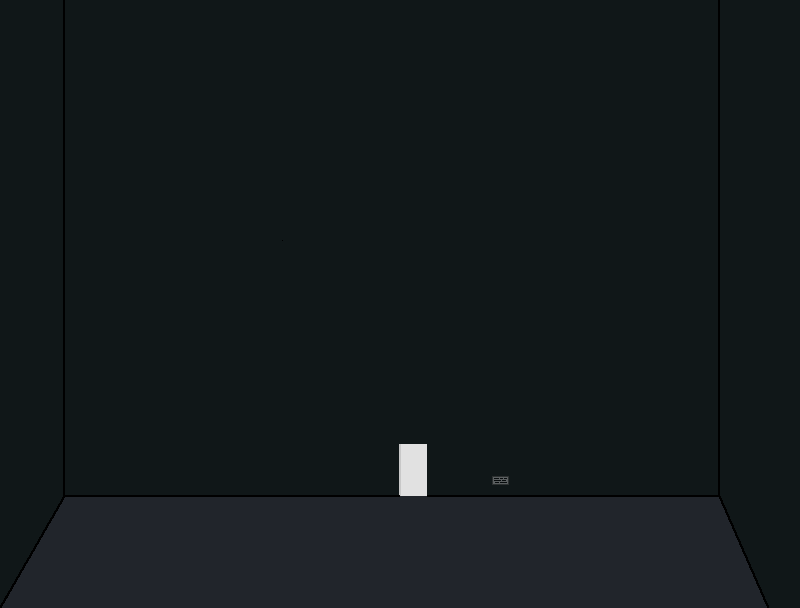

A 2D game scene composited from a Tiled map and its tileset images. What follows is a short description and the map's XML, with each tile layer's data collapsed to a summary:
An orthogonal 50x38 tile map with 16x16 px tiles, 1 tile layer (Tile Layer 1) and 7 objects (4x door, 3x sign).

<map version="1.0" orientation="orthogonal" renderorder="right-down" width="50" height="38" tilewidth="16" tileheight="16" nextobjectid="46">
 <tileset firstgid="1" name="viewingHorse" tilewidth="16" tileheight="16">
  <image source="viewingHorse.png" width="800" height="608" />
 </tileset>
 <layer name="Tile Layer 1" width="50" height="38">
  <data>[1900 cells, 1900 non-empty, 1900 distinct tile ids]</data>
 </layer>
 <objectgroup name="Object Layer 1">
  <object id="26" name="door" gid="1526" x="400" y="496" width="16" height="16">
   <properties>
    <property name="targetTilemap" value="viewing2" />
    <property name="type" value="door" />
   </properties>
  </object>
  <object id="27" name="door" gid="1527" x="416" y="496" width="16" height="16">
   <properties>
    <property name="targetTilemap" value="viewing2" />
    <property name="type" value="door" />
   </properties>
  </object>
  <object id="28" name="door" gid="1477" x="416" y="496" width="16" height="16">
   <properties>
    <property name="targetTilemap" value="viewing2" />
    <property name="type" value="door" />
   </properties>
  </object>
  <object id="29" name="door" gid="1476" x="400" y="480" width="16" height="16">
   <properties>
    <property name="targetTilemap" value="viewing2" />
    <property name="type" value="door" />
   </properties>
  </object>
  <object id="40" name="sign" gid="1532" x="496" y="496" width="16" height="16">
   <properties>
    <property name="type" value="sign" />
   </properties>
  </object>
  <object id="42" name="sign" gid="1531" x="480" y="496" width="16" height="16">
   <properties>
    <property name="type" value="sign" />
   </properties>
  </object>
  <object id="43" name="sign" gid="1482" x="496" y="480" width="16" height="16">
   <properties>
    <property name="type" value="sign" />
   </properties>
  </object>
 </objectgroup>
</map>
